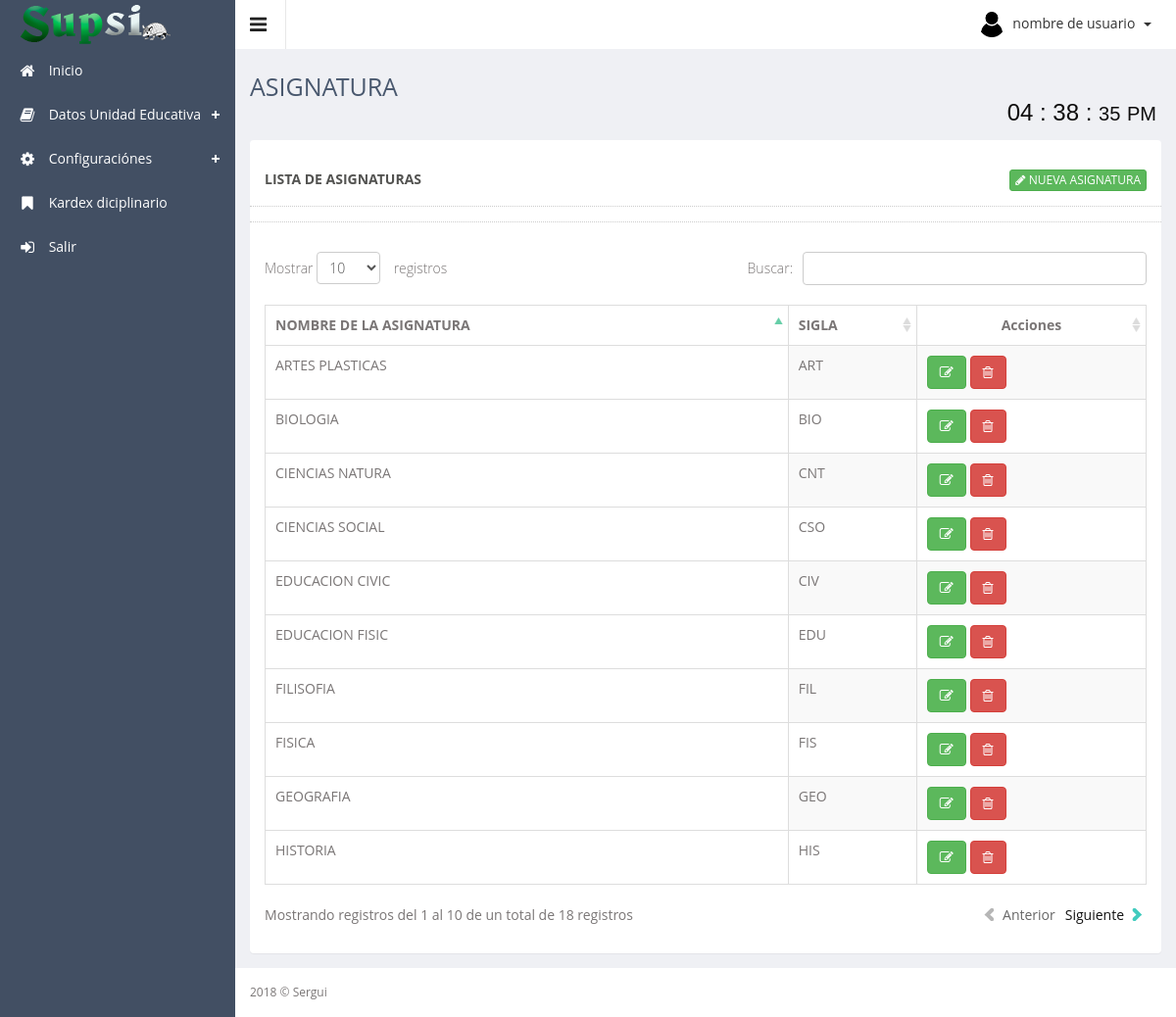
The app's page /app/controller/asignatura/ with its own data.
### tables this page shows
CREATE TABLE `asignatura` (
  `id_asignatura` bigint(11) NOT NULL AUTO_INCREMENT,
  `nombre_asignatura` varchar(15) NOT NULL,
  `sigla` varchar(7) NOT NULL,
  `estado` bigint(1) NOT NULL DEFAULT '1',
  PRIMARY KEY (`id_asignatura`)
);

### app/controller/asignatura/index.php (called while the page is built, shortened)
<?php
	require_once ("../../config/conexion.php");
	if (!($asignaturas = $con->query("SELECT * FROM ASIGNATURA where estado=1"))) {
    	echo "Falló SELECT: (" . $con->errno . ") " . $con->error;
	}
	require_once ('../../../public/views/plantilla.php');
?>

### public/views/asignatura/index.php (the view, shortened to what this page needs)
<div class="row">
    <div class="col-sm-12">
        <section class="panel">
            <header class="panel-heading">
                <div class="row panel-heading">
                    Lista de asignaturas
                    <span class="pull-right">
                        <a href="#modal_Registrar" class="btn btn-xs btn-success" data-toggle="modal">
                            <span class="fa fa-pencil"></span> nueva asignatura
                        </a>
                    </span>
                </div>
            </header>
            <div class="panel-body">
                <div class="adv-table" >
                    <table  class="display table table-bordered table-striped" id="tbAsignatura">
                        <thead>
                            <tr>
                                <th>NOMBRE DE LA ASIGNATURA</th>
                                <th>SIGLA</th>
                                <th class="text-center">Acciones</th>
                            </tr>
                        </thead>
                        <tbody>
                            <?php foreach ($asignaturas as $asignatura): ?>
                                <tr class="gradeX">
                                    <td><?php echo $asignatura['nombre_asignatura']; ?></td>
                                    <td><?php echo $asignatura['sigla']; ?></td>
                                    <td >
                                       <a class="btn btn-success" href="#modalEditar" role="button" data-placement="top" title="Editar" data-toggle="modal" onclick="obtener_datos(<?php echo $asignatura['id_asignatura'] ?>)">
                                        <span class="fa fa-edit" ></span>
                                    </a>
                                    <a class="btn btn-danger" href="#modalEliminar" role="button" data-toggle="modal" data-placement="top" title="Eliminar" onclick="eliminar_datos(<?php echo $asignatura['id_asignatura'] ?>)">
                                        <span class="fa fa-trash-o"></span>
                                    </a>
                                </td>
                            </tr>
                        <?php endforeach;?>
                    </tbody>
                </table>
            </div>
        </div>
    </section>
</div>
</div>

### resources/assets/js/advanced-datatable/css/demo_table.css (style rules this page uses)
table.display { margin: 0 auto; clear: both; width: 100%; }
table.display thead th { padding: 3px 18px 3px 10px; border-bottom: 1px solid black; font-weight: bold; cursor: pointer; * cursor: hand; }
table.display td { padding: 3px 10px; }
.sorting_asc { background: url('../images/sort_asc.png') no-repeat center right; }
.sorting { background: url('../images/sort_both.png') no-repeat center right; }
table.display tr.odd.gradeX { background-color: #ffdddd; }
table.display tr.even.gradeX { background-color: #ffeeee; }
tr.odd { background-color: #E2E4FF; }
tr.even { background-color: white; }
tr.odd td.sorting_1 { background-color: #D3D6FF; }
tr.even td.sorting_1 { background-color: #EAEBFF; }
tr.odd.gradeX td.sorting_1 { background-color: #ffc4c4; }
tr.even.gradeX td.sorting_1 { background-color: #ffd5d5; }
table.display tr.gradeX { background-color: #ffdddd; }

### records on screen
asignatura: nombre_asignatura "BIOLOGIA", sigla "BIO"
asignatura: nombre_asignatura "FISICA", sigla "FIS"
asignatura: nombre_asignatura "ARTES PLASTICAS", sigla "ART"
asignatura: nombre_asignatura "FILISOFIA", sigla "FIL"
asignatura: nombre_asignatura "EDUCACION CIVIC", sigla "CIV"
asignatura: nombre_asignatura "HISTORIA", sigla "HIS"
asignatura: nombre_asignatura "CIENCIAS NATURA", sigla "CNT"
asignatura: nombre_asignatura "GEOGRAFIA", sigla "GEO"
asignatura: nombre_asignatura "EDUCACION FISIC", sigla "EDU"
asignatura: nombre_asignatura "CIENCIAS SOCIAL", sigla "CSO"

### other values on screen
$subTitulo "ASIGNATURA"
